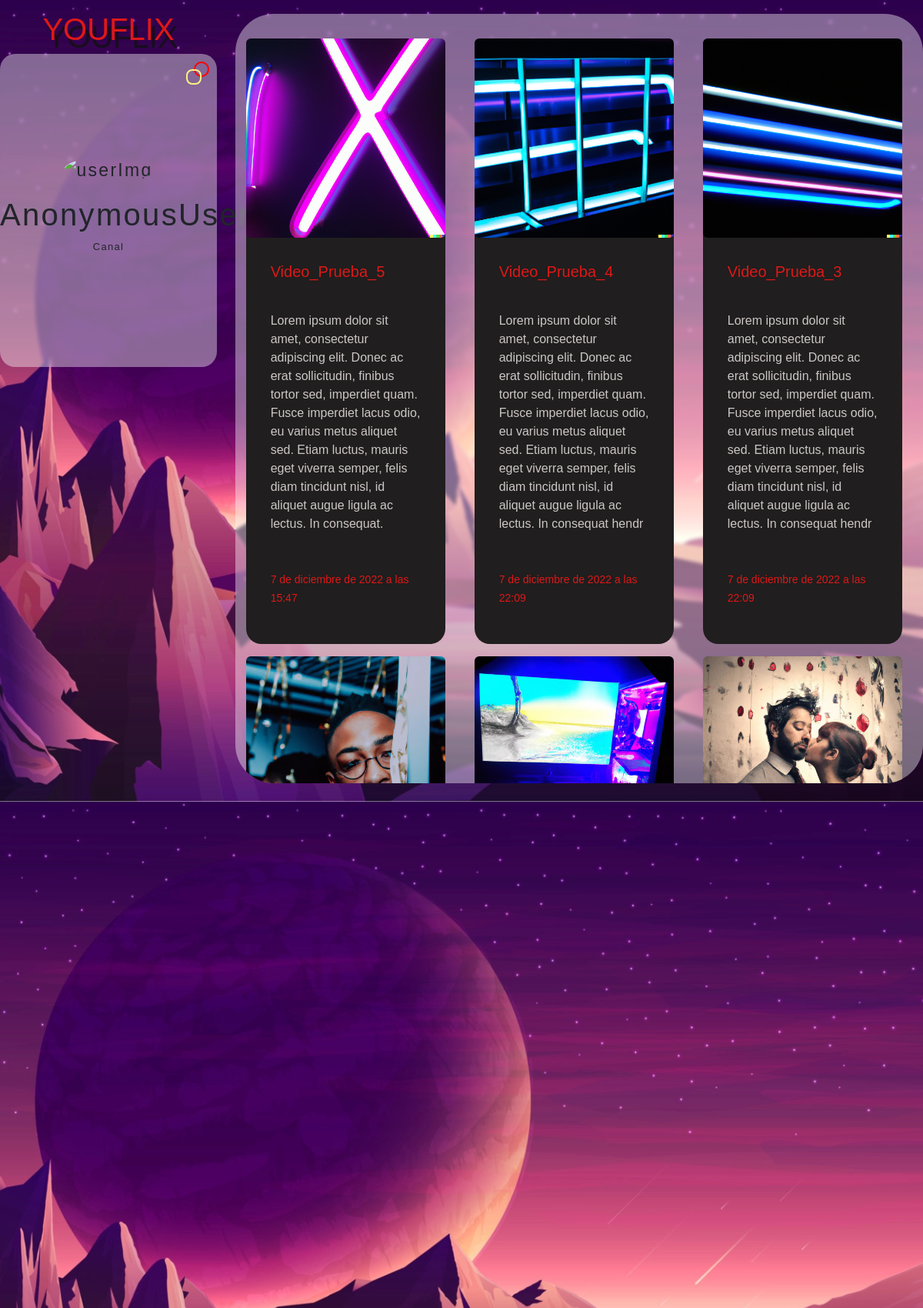
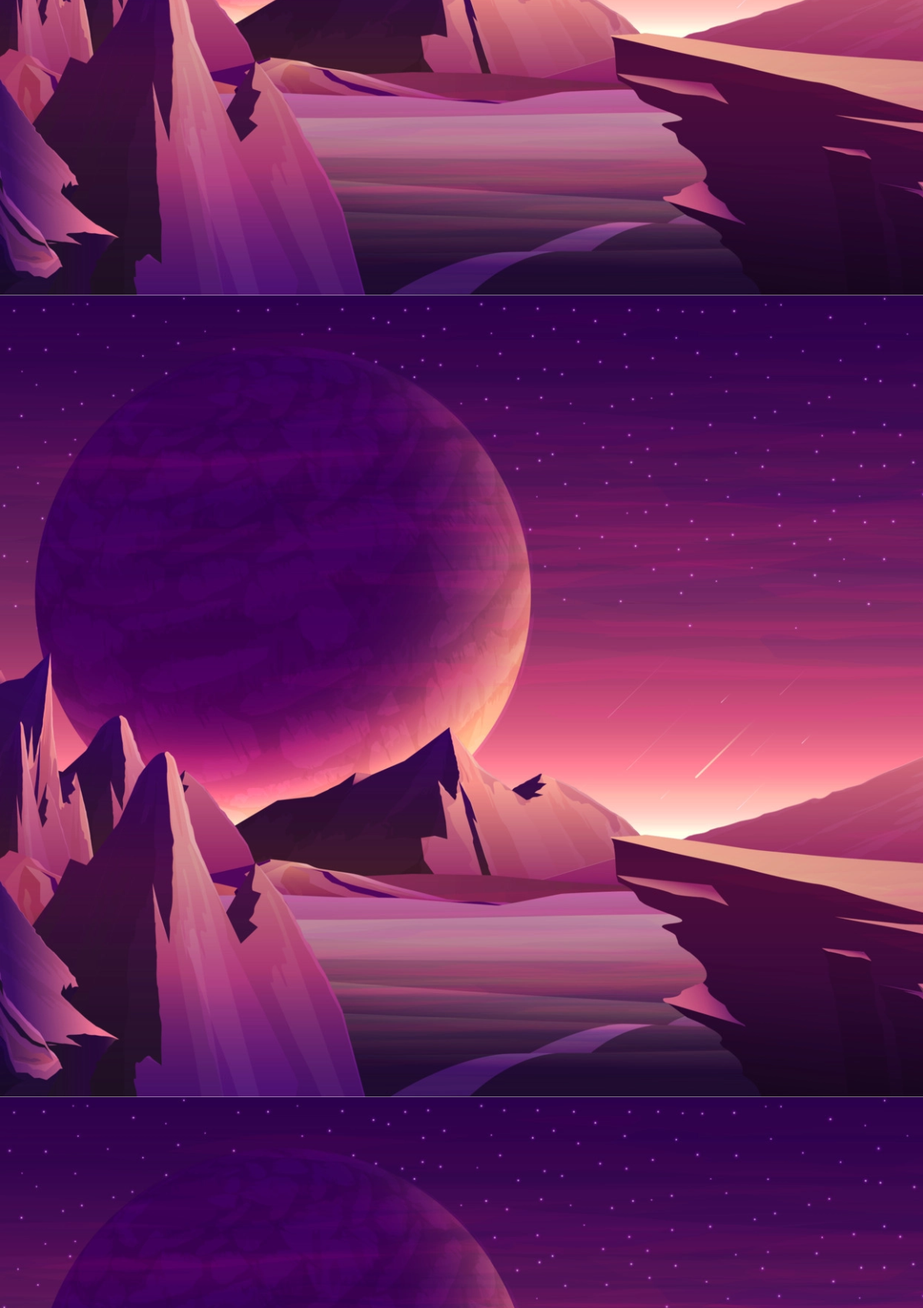
Screenshot of /base2/profile/ (upper part) with the database file from the repository (2 pictures, top to bottom).
### app_1/models.py (models this page shows, shortened)
class Video(models.Model):
    title = models.CharField(max_length=30, default='')
    description = models.TextField(max_length=300, null=True)
    path = models.CharField(max_length=2000, null=True, blank="True")
    thumnail = models.CharField(max_length=2000, null=True, blank="True")
    length = models.IntegerField(null=True, default=0)
    datetime = models.DateTimeField(auto_now=True, blank=False, null=False)
    likes = models.ManyToManyField(
        USER_AUTH, blank=True, related_name='post_likes')
    dislikes = models.ManyToManyField(
        USER_AUTH, blank=True, related_name='post_dislikes')
    cathegory = models.CharField(
        max_length=300, null=True, choices=VIDEO_CATHEGORY, default='')
    channel = models.ForeignKey(Channel, on_delete=models.CASCADE,
                                blank=True, null=True, default='', related_name='videos')
    file = models.FileField(upload_to="videos", blank=True,null=True)
    thumnail1=models.ImageField(upload_to="imagenes", blank=True,null=True)

### app_1/views.py (the view)
# urls.py: path('base2/profile/', ProfileListView.as_view(), name='profile'),
class ProfileListView (ListView):
    model = Video
    template_name = 'app_1/profile.html'
    def get_queryset(self):
        anonUser = User.objects.get(username="irene2")#crear instancia usuario y luego usar su id
        return Video.objects.all

### app_1/templates/app_1/profile.html (shortened to what this page needs)
<!DOCTYPE html>
{%extends 'app_1/base2.html' %}
{% load account %}
{% load static %}
{% block estilo %}
  <link rel="stylesheet" href="{% static 'css/profile.css'%}">
{% endblock %}
{% block contentVideo %}
<link href="https://maxcdn.bootstrapcdn.com/font-awesome/4.7.0/css/font-awesome.min.css" rel="stylesheet" />
        <div class="row">
          <div class="col-12 col-xs-3 col-sm-3 col-lg-3" id="panelI">
                <h3 class="dysplay-6 " id="title">YOUFLIX</h3>
                <div class="content">
                  <div class="header-prof">
                    <figure>
                      <img class="rounded-circle" src="{{ user.socialaccount_set.all.0.get_avatar_url }}" alt="userImg" />
                    </figure>
                    <h1>{% user_display user %}</h1>
                    <p>Canal</p>
                  </div>
                </div>
          </div>
          <div class="col-12 col-xs-9 col-sm-9 col-lg-9" id="panelD">
            <div class="scroll-bg" >
              <div class="scroll-div" >
                <div class="scroll-object" >
                  <div class="row mt-4" >
                    {% if object_list %} {% comment %} COMPROBACION DE SI NOS DEVUELVE UNA LISTA {% endcomment %}
                    {% for video in object_list %}  {% comment %} RECORREMOS {% endcomment %}
                    <div class="col-sm 12 col-md-4 col-md-4 col-md-4  py-2">
                      <a href="/player/{{video.title}}" class="text-decoration-none">
                      <div class="cubo">
                        <img src="{{video.thumnail}}" class="rounded cubo-img-top" alt="{{video.title}}"/>
                        <div class="cubo-body p-3">
                          <h5 class="cubo-title p-3 text-left">{{video.title}}</h5>
                          <p class="cubo-text p-3 text-justify">{{video.description}}</p>
                          <p class="cubo-text p-3"><small class="text">{{video.datetime}}</small></p>
                        </div>
                      </a>
                      </div>
                    </div>
                    {% endfor %}
                    {% endif %}
{% endblock %}

### app_1/static/css/profile.css (style rules this page uses)
* { margin: 0; padding: 0; box-sizing: border-box; font-family: "Raleway", sans-serif; }
.body { background: url("../img/fondo.png"); background-size: cover; }
#title { margin-top: 5%; text-align: center; color: #dd1818; font-size: 40px; text-shadow: 5px 10px rgba(16, 16, 16, 0.8); width: 100%; }
#panelD { height: 100%; display: flex; flex-direction: column; justify-content: center; }
.scroll-bg { margin-top: 2%; border-radius: 50px; background: rgba(257, 257, 257, 0.4); backdrop-filter: blur(1.9px); overflow-x: hidden; overflow-y: hidden; overflow: hidden; }
.scroll-div { width: 97%; height: 1000px; scroll-behavior: smooth; overflow-y: scroll; }
.cubo { background-color: rgb(32, 30, 30); border-radius: 20px; margin-left: 5%; height: auto; }
.cubo-img-top { object-fit: cover; width: 100%; border-top-left-radius: 40px; border-top-right-radius: 20px; }
.content { max-width: 300px; height: 40%; min-height: 30%; background: rgba(257, 257, 257, 0.4); backdrop-filter: blur(1.9px); border-radius: 20px; display: flex; flex-direction: column; justify-content: center; }
figure { max-width: 100%; display: block; text-align: center; padding: 0.5%; }
figure::before { content: ""; width: 20px; height: 20px; border: 2px solid rgb(255, 0, 0); border-radius: 50%; position: absolute; top: 10px; right: 10px; }
figure::after { content: ""; width: 20px; height: 20px; border-radius: 8px; border: 2px solid rgb(253, 241, 131); position: absolute; top: 20px; right: 20px; }
.header-prof { width: 100%; text-align: center; font-size: 23px; letter-spacing: 0.1em; font-weight: 500; }
.header-prof p { width: 100%; text-align: center; font-size: 13px; letter-spacing: 0.1em; font-weight: 500; }
h5 { color: #dd1818; }
.cubo-text { color: rgb(205, 198, 198); }
.text { color: #dd1818; }

### rows the page displays
Video: thumnail (picture), title "Video_Prueba_5", description "Lorem ipsum dolor sit amet, consectetur adipiscing elit. Donec ac erat sollicitudin, finibus tortor sed, imperdiet quam. Fusce imperdiet lacus odio, eu varius metus aliquet sed. Etiam luctus, mauris eget viverra semper, felis diam tincidunt nisl, id aliquet augue ligula ac lectus. In consequat.", datetime "7 de diciembre de 2022 a las 15:47"
Video: thumnail (picture), title "Video_Prueba_4", description "Lorem ipsum dolor sit amet, consectetur adipiscing elit. Donec ac erat sollicitudin, finibus tortor sed, imperdiet quam. Fusce imperdiet lacus odio, eu varius metus aliquet sed. Etiam luctus, mauris eget viverra semper, felis diam tincidunt nisl, id aliquet augue ligula ac lectus. In consequat hendr", datetime "7 de diciembre de 2022 a las 22:09"
Video: thumnail (picture), title "Video_Prueba_3", description "Lorem ipsum dolor sit amet, consectetur adipiscing elit. Donec ac erat sollicitudin, finibus tortor sed, imperdiet quam. Fusce imperdiet lacus odio, eu varius metus aliquet sed. Etiam luctus, mauris eget viverra semper, felis diam tincidunt nisl, id aliquet augue ligula ac lectus. In consequat hendr", datetime "7 de diciembre de 2022 a las 22:09"
Video: thumnail (picture)
Video: thumnail (picture)
Video: thumnail (picture)
